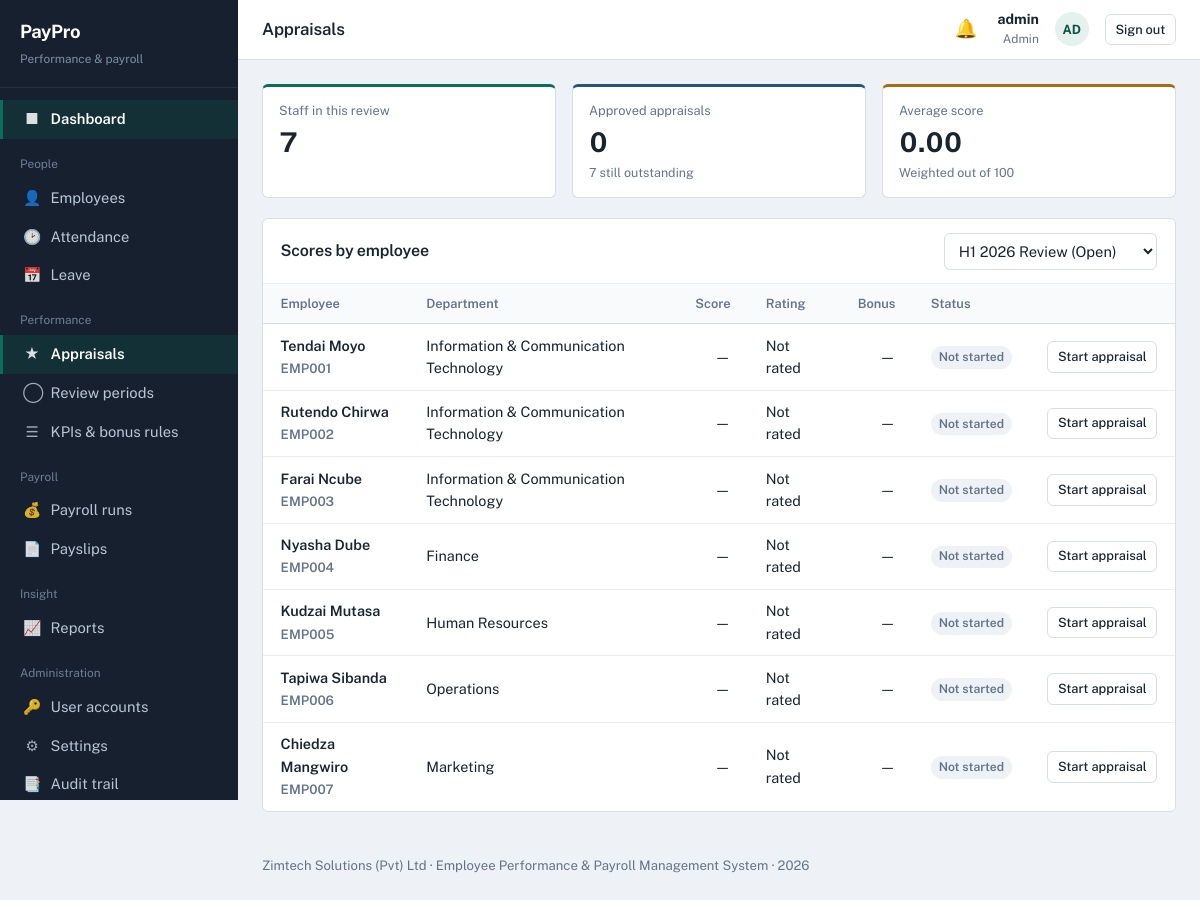
The page /modules/performance/index.php (signed in) on the database its author committed.
### tables this page shows
CREATE TABLE employees (
  employee_id     INT AUTO_INCREMENT PRIMARY KEY,
  emp_number      VARCHAR(20) NOT NULL UNIQUE,
  first_name      VARCHAR(50) NOT NULL,
  last_name       VARCHAR(50) NOT NULL,
  national_id     VARCHAR(25) UNIQUE,
  date_of_birth   DATE,
  gender          ENUM('Male','Female','Other') DEFAULT 'Other',
  email           VARCHAR(100) UNIQUE,
  phone           VARCHAR(25),
  address         VARCHAR(200),
  department_id   INT,
  position_id     INT,
  manager_id      INT NULL,
  hire_date       DATE NOT NULL,
  employment_type ENUM('Permanent','Contract','Intern','Part-time') DEFAULT 'Permanent',
  basic_salary    DECIMAL(12,2) NOT NULL DEFAULT 0,
  housing_allowance   DECIMAL(12,2) NOT NULL DEFAULT 0,
  transport_allowance DECIMAL(12,2) NOT NULL DEFAULT 0,
  bank_name       VARCHAR(60),
  bank_account    VARCHAR(40),
  nssa_number     VARCHAR(30),
  tax_number      VARCHAR(30),
  status          ENUM('Active','Suspended','Terminated') DEFAULT 'Active',
  created_at      TIMESTAMP DEFAULT CURRENT_TIMESTAMP,
  CONSTRAINT fk_emp_dept  FOREIGN KEY (department_id) REFERENCES departments(department_id) ON DELETE SET NULL,
  CONSTRAINT fk_emp_pos   FOREIGN KEY (position_id)   REFERENCES positions(position_id)   ON DELETE SET NULL,
  CONSTRAINT fk_emp_mgr   FOREIGN KEY (manager_id)    REFERENCES employees(employee_id)   ON DELETE SET NULL
);

CREATE TABLE departments (
  department_id INT AUTO_INCREMENT PRIMARY KEY,
  dept_code     VARCHAR(10) NOT NULL UNIQUE,
  dept_name     VARCHAR(80) NOT NULL,
  description   VARCHAR(200)
);

### includes/functions.php (called while the page is built, shortened)
<?php
function e($value): string {
    return htmlspecialchars((string)$value, ENT_QUOTES, 'UTF-8');
}
function url(string $path = ''): string {
    return BASE_URL . '/' . ltrim($path, '/');
}
function money($amount): string {
    return number_format((float)$amount, 2);
}
function is_logged_in(): bool {
    return !empty($_SESSION['user']['user_id']);
}
function current_user(): ?array {
    return $_SESSION['user'] ?? null;
}
function user_role(): string {
    return $_SESSION['user']['role_name'] ?? '';
}
function has_role($roles): bool {
    $roles = (array)$roles;
    return in_array(user_role(), $roles, true);
}
function unread_count(): int {
    global $pdo;
    $stmt = $pdo->prepare('SELECT COUNT(*) FROM notifications WHERE user_id = ? AND is_read = 0');
    $stmt->execute([current_user()['user_id']]);
    return (int)$stmt->fetchColumn();
}

### modules/performance/index.php (the view, shortened to what this page needs)
<?php
require_once dirname(__DIR__, 2) . '/config/config.php';
$isOfficer = has_role(['admin','hr','manager']);
$periodId  = (int)($_GET['period_id'] ?? 0);
$periods = $pdo->query('SELECT * FROM appraisal_periods ORDER BY end_date DESC')->fetchAll();
if (!$periodId && $periods) $periodId = (int)$periods[0]['period_id'];
$sql = "SELECT e.employee_id, e.emp_number, e.first_name, e.last_name, d.dept_name,
               a.appraisal_id, a.total_score, a.rating, a.bonus_percentage, a.status
        FROM employees e
        LEFT JOIN departments d ON d.department_id = e.department_id
        LEFT JOIN performance_appraisals a
               ON a.employee_id = e.employee_id AND a.period_id = ?
        WHERE e.status = 'Active'";
$args = [$periodId];
$sql .= ' ORDER BY e.emp_number';
$stmt = $pdo->prepare($sql);
$stmt->execute($args);
$rows = $stmt->fetchAll();
$done    = count(array_filter($rows, fn($r) => $r['status'] === 'Approved'));
$average = array_filter(array_map(fn($r) => $r['total_score'] !== null ? (float)$r['total_score'] : null, $rows));
$average = $average ? array_sum($average) / count($average) : 0;
include APP_ROOT . '/includes/header.php';
?>
<div class="metrics">
  <div class="metric">
    <div class="label">Staff in this review</div>
    <div class="value"><?= count($rows) ?></div>
  </div>
  <div class="metric blue">
    <div class="label">Approved appraisals</div>
    <div class="value"><?= $done ?></div>
    <div class="note"><?= count($rows) - $done ?> still outstanding</div>
  </div>
  <div class="metric gold">
    <div class="label">Average score</div>
    <div class="value"><?= money($average) ?></div>
    <div class="note">Weighted out of 100</div>
  </div>
</div>
<section class="panel">
  <div class="panel-head">
    <h2>Scores by employee</h2>
    <form method="get" data-autosubmit>
      <select name="period_id">
        <?php foreach ($periods as $p): ?>
          <option value="<?= $p['period_id'] ?>" <?= $periodId === (int)$p['period_id'] ? 'selected' : '' ?>>
            <?= e($p['name']) ?> (<?= e($p['status']) ?>)
          </option>
        <?php endforeach; ?>
      </select>
    </form>
  </div>
  <div class="table-wrap">
    <table class="data">
      <thead>
        <tr><th>Employee</th><th>Department</th><th class="num">Score</th><th>Rating</th>
            <th class="num">Bonus</th><th>Status</th><th></th></tr>
      </thead>
      <tbody>
      <?php foreach ($rows as $r): ?>
        <tr>
          <td class="strong"><?= e($r['first_name'] . ' ' . $r['last_name']) ?><br>
              <span class="small muted"><?= e($r['emp_number']) ?></span></td>
          <td><?= e($r['dept_name'] ?? '—') ?></td>
          <td class="num"><?= $r['appraisal_id'] ? money($r['total_score']) : '—' ?></td>
          <td><?= e($r['rating'] ?? 'Not rated') ?></td>
          <td class="num"><?= $r['appraisal_id'] ? money($r['bonus_percentage']) . '%' : '—' ?></td>
          <td><?= $r['status'] ? status_badge($r['status']) : '<span class="badge neutral">Not started</span>' ?></td>
          <td class="right">
            <?php if ($isOfficer): ?>
              <a class="btn secondary small"
                 href="<?= url('modules/performance/appraise.php?employee_id=' . $r['employee_id'] . '&period_id=' . $periodId) ?>">
                <?= $r['appraisal_id'] ? 'Open' : 'Start appraisal' ?>
              </a>
            <?php elseif ($r['appraisal_id']): ?>
              <a class="btn secondary small" href="<?= url('modules/performance/appraise.php?id=' . $r['appraisal_id']) ?>">View</a>
            <?php endif; ?>
          </td>
        </tr>
      <?php endforeach; ?>
      </tbody>
    </table>
  </div>
</section>
<?php include APP_ROOT . '/includes/footer.php'; ?>

### assets/css/style.css (style rules this page uses)
:root { --ink: #16202e; --ink-soft: #1f2d3f; --paper: #eef1f5; --surface: #ffffff; --line: #d9dee6; --line-soft: #eaeef3; --text: #182430; --muted: #63748a; --brand: #0b6e5a; --brand-dark: #085243; --brand-tint: #e4f1ed; --gold: #a86b12; --gold-tint: #fbf0dc; --red: #a92a20; --red-tint: #fbe7e5; --blue: #23557f; --blue-tint: #e3edf6; --radius: 6px; --sidebar-w: 238px; }
* { box-sizing: border-box; }
html { -webkit-text-size-adjust: 100%; }
body { margin: 0; font-family: 'Public Sans', -apple-system, 'Segoe UI', Roboto, Helvetica, Arial, sans-serif; font-size: 15px; line-height: 1.55; color: var(--text); background: var(--paper); }
h1, h2, h3, h4 { margin: 0 0 .5rem; line-height: 1.25; font-weight: 600; letter-spacing: -0.01em; }
h2 { font-size: 1.15rem; }
a { color: var(--brand); text-decoration: none; }
.panel { background: var(--surface); border: 1px solid var(--line); border-radius: var(--radius); margin-bottom: 1.25rem; }
.panel-head { display: flex; align-items: center; gap: .75rem; padding: .85rem 1.1rem; border-bottom: 1px solid var(--line-soft); }
.panel-head h2 { margin: 0; font-size: 1rem; }
.table-wrap { overflow-x: auto; }
table.data { width: 100%; border-collapse: collapse; font-size: .9rem; }
table.data th { text-align: left; font-weight: 600; color: var(--muted); font-size: .8rem; padding: .6rem 1.1rem; border-bottom: 1px solid var(--line); white-space: nowrap; background: #f8fafb; }
table.data td { padding: .65rem 1.1rem; border-bottom: 1px solid var(--line-soft); vertical-align: middle; }
table.data tr:last-child td { border-bottom: 0; }
table.data .num { text-align: right; font-variant-numeric: tabular-nums; white-space: nowrap; }
table.data .strong { font-weight: 600; }
.metrics { display: grid; grid-template-columns: repeat(auto-fit, minmax(190px, 1fr)); gap: 1rem; margin-bottom: 1.25rem; }
.metric { background: var(--surface); border: 1px solid var(--line); border-radius: var(--radius); padding: .9rem 1rem; border-top: 3px solid var(--brand); }
.metric.gold { border-top-color: var(--gold); }
.metric.blue { border-top-color: var(--blue); }
.metric .label { font-size: .8rem; color: var(--muted); }
.metric .value { font-size: 1.7rem; font-weight: 650; font-variant-numeric: tabular-nums; letter-spacing: -0.02em; }
.metric .note { font-size: .78rem; color: var(--muted); }
input[type=text], input[type=email], input[type=password], input[type=date], input[type=time], input[type=number], input[type=search], select, textarea { font: inherit; font-size: .92rem; padding: .5rem .6rem; border: 1px solid var(--line); border-radius: var(--radius); background: var(--surface); color: var(--text); width: 100%; }
.btn { display: inline-flex; align-items: center; gap: .4rem; font: inherit; font-size: .88rem; font-weight: 500; padding: .48rem .9rem; border-radius: var(--radius); border: 1px solid var(--brand); background: var(--brand); color: #fff; cursor: pointer; text-decoration: none; white-space: nowrap; }
.btn.secondary { background: var(--surface); color: var(--text); border-color: var(--line); }
.btn.small { padding: .3rem .6rem; font-size: .8rem; }
.badge { display: inline-block; font-size: .76rem; font-weight: 600; padding: .12rem .5rem; border-radius: 20px; white-space: nowrap; }
.badge.neutral { background: var(--paper); color: var(--muted); }
.muted { color: var(--muted); }
.small { font-size: .82rem; }
.right { text-align: right; }

### rows shown on the page
employees: first_name+last_name "Tendai Moyo", emp_number "EMP001", department.dept_name "Information & Communication Technology", rating "Not rated"
employees: first_name+last_name "Rutendo Chirwa", emp_number "EMP002", department.dept_name "Information & Communication Technology", rating "Not rated"
employees: first_name+last_name "Farai Ncube", emp_number "EMP003", department.dept_name "Information & Communication Technology", rating "Not rated"
employees: first_name+last_name "Nyasha Dube", emp_number "EMP004", department.dept_name "Finance", rating "Not rated"
employees: first_name+last_name "Kudzai Mutasa", emp_number "EMP005", department.dept_name "Human Resources", rating "Not rated"
employees: first_name+last_name "Tapiwa Sibanda", emp_number "EMP006", department.dept_name "Operations", rating "Not rated"
employees: first_name+last_name "Chiedza Mangwiro", emp_number "EMP007", department.dept_name "Marketing", rating "Not rated"

### other values the page prints
APP_NAME "PayPro"
$pageTitle "Appraisals"
$u['full_name'] "admin"
$u['role_name'] "Admin"
$initials "AD"
count($rows) "7"
$done "0"
count($rows) - $done "7"
money($average) "0.00"
setting('company_name', 'Company') "Zimtech Solutions (Pvt) Ltd"
APP_LONG_NAME "Employee Performance & Payroll Management System"
form field period_id "H1 2026 Review (Open)"
